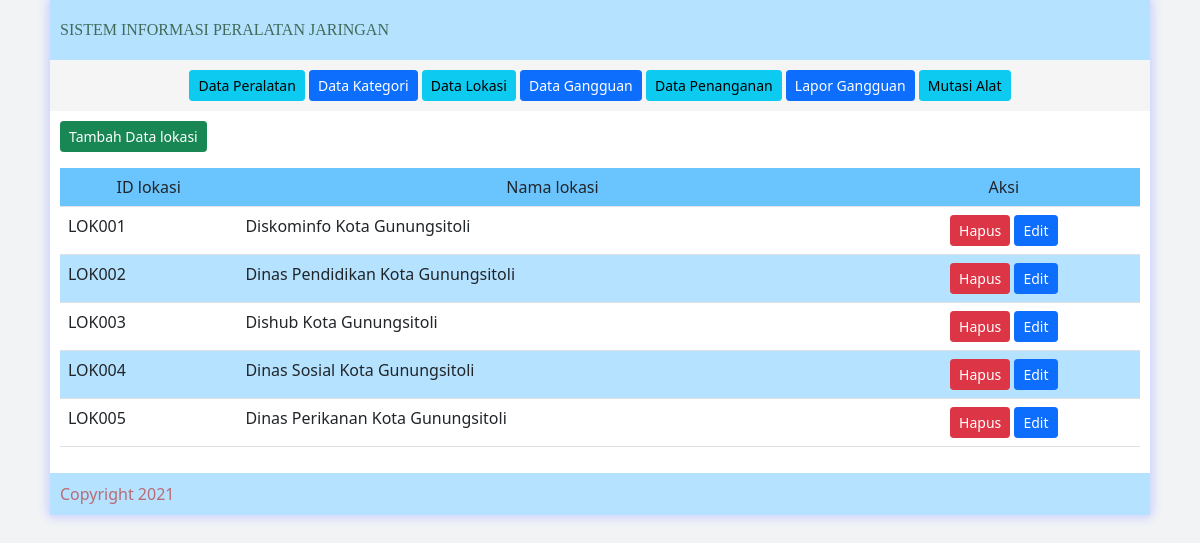
/lokasi, run on the app's committed database.
### tables this page shows
CREATE TABLE `tbllokasi` (
  `id_lokasi` char(20) NOT NULL,
  `nama_lokasi` varchar(150) NOT NULL
);

### view_data/lokasi.php (the view)
<?php
	echo"<a class='btn btn-success btn-sm' href='tambahlokasi'>Tambah Data lokasi</a><p>";
	include"db_link.php";
	$sql = mysqli_query($dblink,"SELECT * from tbllokasi");
		echo"<div class='table-responsive'><table class='table table-hover'>
			<tr bgcolor=#6ac5fe>
				<td align='center'>ID lokasi</td>
				<td align='center'>Nama lokasi</td>
				<td align='center'>Aksi</td>
			</tr>";$i =0;
		while ($r=mysqli_fetch_array($sql,MYSQLI_ASSOC)){
  		$i++ ;
			if(($i % 2)==0)
				$bg="#b5e2ff" ;
			else
				$bg= "#fff";
			$xidk = isset($r['id_lokasi']) ? $r['id_lokasi'] : '';
			$xnk = isset($r['nama_lokasi']) ? $r['nama_lokasi'] : '';
		echo"<tr bgcolor=$bg>
				<td>$xidk</td>
				<td>$xnk</td>
				<td align='center'>
					<a class='btn btn-danger btn-sm' href='hapuslok-$xidk'>Hapus</a>
					<a class='btn btn-primary btn-sm' href='editlok-$xidk'>Edit</a>
				</td>
			</tr>";
		}
		echo"</table>";
?>

### view_data/style/style.css (style rules this page uses)
.bgbody { background-color:#f1f3f5; }

### data on the page
tbllokasi: id_lokasi "LOK001", nama_lokasi "Diskominfo Kota Gunungsitoli"
tbllokasi: id_lokasi "LOK002", nama_lokasi "Dinas Pendidikan Kota Gunungsitoli"
tbllokasi: id_lokasi "LOK003", nama_lokasi "Dishub Kota Gunungsitoli"
tbllokasi: id_lokasi "LOK004", nama_lokasi "Dinas Sosial Kota Gunungsitoli"
tbllokasi: id_lokasi "LOK005", nama_lokasi "Dinas Perikanan Kota Gunungsitoli"
